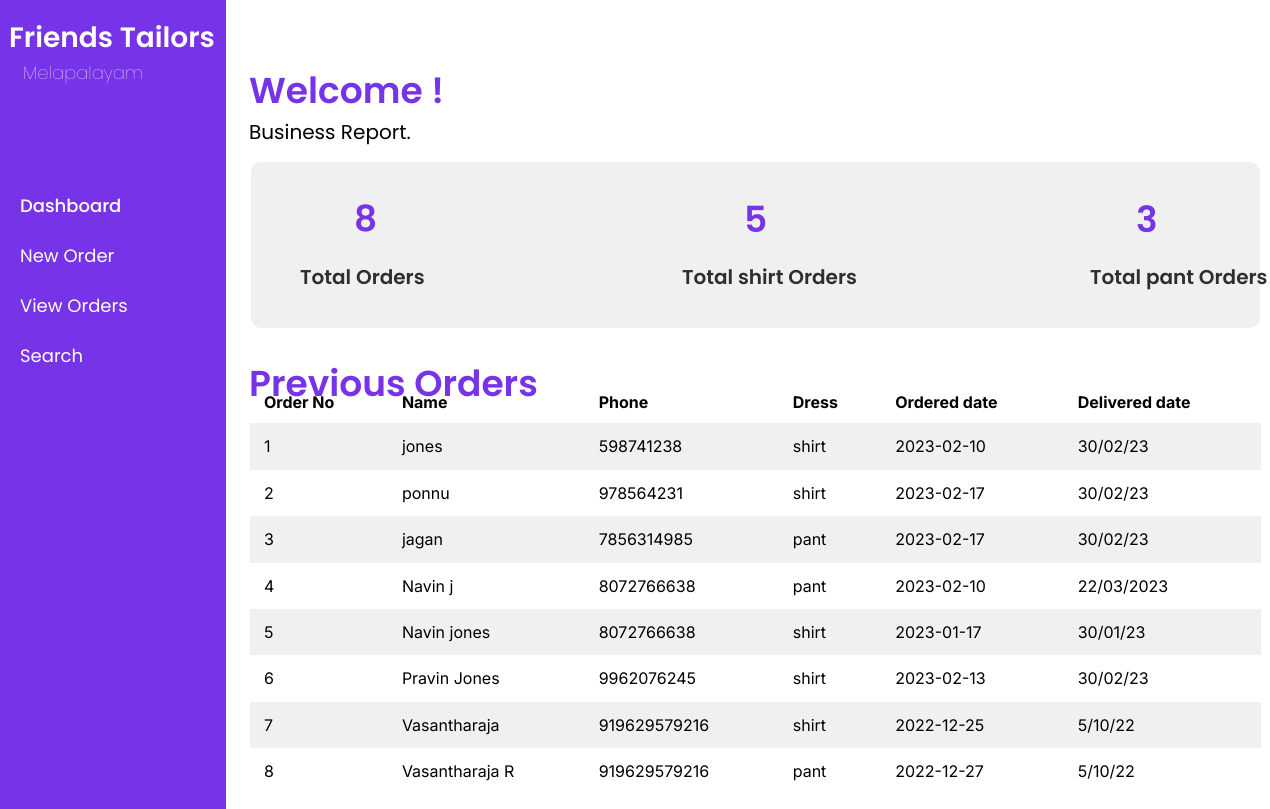
The page / on the database its author committed.
### tables this page shows
CREATE TABLE "shirtorders" (
	"orderid"	INTEGER UNIQUE,
	"name"	TEXT NOT NULL,
	"phonenumber"	INTEGER NOT NULL UNIQUE,
	"address"	TEXT NOT NULL,
	"dress"	TEXT NOT NULL,
	"date"	TEXT NOT NULL,
	"deliverydate"	TEXT NOT NULL,
	"amount"	INTEGER NOT NULL,
	"shirt_chest"	INTEGER NOT NULL,
	"shirt_seat"	INTEGER NOT NULL,
	"shirt_arm"	INTEGER NOT NULL,
	"shirt_length"	INTEGER NOT NULL,
	"shirt_shoulder"	INTEGER NOT NULL,
	"shirt_cuff"	INTEGER NOT NULL,
	"shirt_collar"	INTEGER NOT NULL,
	"shirt_sleeve"	INTEGER NOT NULL,
	"shirt_waist"	INTEGER NOT NULL,
	PRIMARY KEY("orderid" AUTOINCREMENT)
);

CREATE TABLE "pantorders" (
	"orderid"	INTEGER UNIQUE,
	"name"	TEXT NOT NULL,
	"phonenumber"	INTEGER NOT NULL UNIQUE,
	"address"	TEXT NOT NULL,
	"dress"	TEXT NOT NULL,
	"date"	TEXT NOT NULL,
	"deliverydate"	TEXT NOT NULL,
	"amount"	INTEGER NOT NULL,
	"waist"	INTEGER NOT NULL,
	"abdomen"	INTEGER NOT NULL,
	"hips"	INTEGER NOT NULL,
	"thigh"	INTEGER NOT NULL,
	"knee"	INTEGER NOT NULL,
	"calf"	INTEGER NOT NULL,
	"instep"	INTEGER NOT NULL,
	"side_length_to_knee"	INTEGER NOT NULL,
	"side_length"	INTEGER NOT NULL,
	"crotch_length"	INTEGER NOT NULL,
	"crotch_depth"	INTEGER NOT NULL,
	PRIMARY KEY("orderid" AUTOINCREMENT)
);

### main.py (the view)
@app.route("/")
def home():
    con = sqlite3.connect("database.db")
    con.row_factory = sqlite3.Row
    cur = con.cursor()
    cur.execute("SELECT phonenumber, name, dress, date, deliverydate FROM shirtorders UNION SELECT phonenumber, name, dress, date, deliverydate FROM pantorders")
    data = cur.fetchall()
    length = len(data)
    print(length)
    print(data)
    cur.execute("SELECT * FROM shirtorders")
    shirt = cur.fetchall()
    shirtlen = len(shirt)
    cur.execute("SELECT * FROM pantorders")
    pant = cur.fetchall()
    pantlen = len(pant)
    con.close()
    return render_template('dashboard.html', data=data, length=length, shirtlen=shirtlen, pantlen=pantlen)

### templates/dashboard.html (shortened to what this page needs)
<!DOCTYPE html>
<html lang="english">
  <head>
  </head>
  <body>
    <div>
      <link href="../static/css/dashboard.css" rel="stylesheet" />
      <div class="dashboard-container">
        <div class="dashboard-dashboard">
          <div class="dashboard-group7">
            <span class="dashboard-text"><span>Friends Tailors</span></span>
            <span class="dashboard-text002"><span>Melapalayam</span></span>
            <span class="dashboard-text004"><span><a href="{{url_for('new_order')}}">New Order</a></span></span>
            <span class="dashboard-text006"><span><a href="{{url_for('view_all_orders')}}">View Orders</a></span></span>
            <span class="dashboard-text008"><span><a href="{{url_for('search')}}">Search</a></span></span>
            <span class="dashboard-text014"><span><a href="{{url_for('home')}}">Dashboard</a></span></span>
          </div>
          <div class="dashboard-rectangle3"></div>
          <span class="dashboard-text016"><span>Welcome !</span></span>
          <span class="dashboard-text018"><span>Business Report.</span></span>
          <span class="dashboard-text020"><span>Total Orders</span></span>
          <span class="dashboard-text022"><span>Total shirt Orders</span></span>
          <span class="dashboard-text024"><span>Total pant Orders</span></span>
          <span class="dashboard-text026"><span>{{length}}</span></span>
          <span class="dashboard-text028">{{shirtlen}}</span>
          <span class="dashboard-text029">{{pantlen}}</span>
          <span class="dashboard-text030"><span>Previous Orders</span></span>
          <table id="details">
            <thead>
              <tr>
                  <th>Order No</th>
                  <th>Name</th>
                  <th>Phone</th>
                  <th>Dress</th>
                  <th>Ordered date</th>
                  <th>Delivered date</th>
              </tr>
            </thead>
            <tbody>
              {% for value in data %}
                  {% set i=loop.index %}
              <tr>
                  <td>{{i}}</td>
                  <td>{{value["name"]}}</td>
                  <td>{{value["phonenumber"]}}</td>
                  <td>{{value["dress"]}}</td>
                  <td>{{value["date"]}}</td>
                  <td>{{value["deliverydate"]}}</td>
              </tr>
              {% endfor %}
            </tbody>
        </div>
      </div>
    </div>
  </body>
</html>

### templates/dashboard.html (style rules this page uses)
html { line-height: 1.15; }
body { margin: 0; }
* { box-sizing: border-box; border-width: 0; border-style: solid; }
p,li,ul,pre,div,h1,h2,h3,h4,h5,h6,figure,blockquote,figcaption { margin: 0; padding: 0; }
a { color: inherit; text-decoration: inherit; }
html { scroll-behavior: smooth }
html { font-family: Inter; font-size: 16px; }
body { font-weight: 400; font-style:normal; text-decoration: none; text-transform: none; letter-spacing: normal; line-height: 1.15; color: var(--dl-color-gray-black); background-color: var(--dl-color-gray-white); }

### rows shown on the page
shirtorders: i "1", name "jones", phonenumber "598741238", dress "shirt", date "2023-02-10", deliverydate "30/02/23"
shirtorders: i "2", name "ponnu", phonenumber "978564231", dress "shirt", date "2023-02-17", deliverydate "30/02/23"
pantorders: i "3", name "jagan", phonenumber "7856314985", dress "pant", date "2023-02-17", deliverydate "30/02/23"
pantorders: i "4", name "Navin j", phonenumber "8072766638", dress "pant", date "2023-02-10", deliverydate "22/03/2023"
shirtorders: i "5", name "Navin jones", phonenumber "8072766638", dress "shirt", date "2023-01-17", deliverydate "30/01/23"
shirtorders: i "6", name "Pravin Jones", phonenumber "9962076245", dress "shirt", date "2023-02-13", deliverydate "30/02/23"
shirtorders: i "7", name "Vasantharaja", phonenumber "919629579216", dress "shirt", date "2022-12-25", deliverydate "5/10/22"
pantorders: i "8", name "Vasantharaja R", phonenumber "919629579216", dress "pant", date "2022-12-27", deliverydate "5/10/22"

### other values the page prints
{{ length }} "8"
{{ shirtlen }} "5"
{{ pantlen }} "3"
